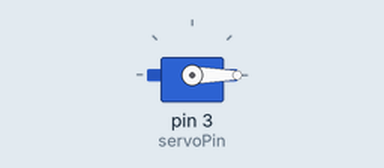
Simulated run of this sketch. Board: Arduino Uno, built with avr-gcc and run on an emulated ATmega328P. On the bench: servo.

Above: at 0.05 s.
Timing chart, 0 to 4.6 s (numbered marks = the images above):
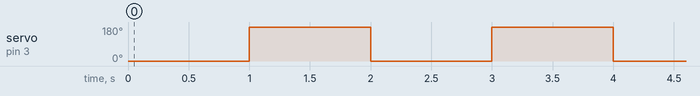

Measured:
- by itself, servo on pin 3 (servoPin): alternates 180° for 1.0 s and 0° for 1.0 s

The sketch:

ServoSeizure.ino
```cpp
#include <Servo.h>

Servo myservo;              // create servo object to control a servo

int pos = 0;                // variable to store the servo position
int servoPin = 3;           // define the pin of servo signal line

void setup() {
  myservo.attach(servoPin); // attaches the servo on servoPin to the servo object
}

void loop() {
  myservo.write(0);
  delay(1000);
  myservo.write(180);
  delay(1000);        // tell servo to go to position in variable "pos"                        // waits 15ms for the servo to reach the position
}
```
